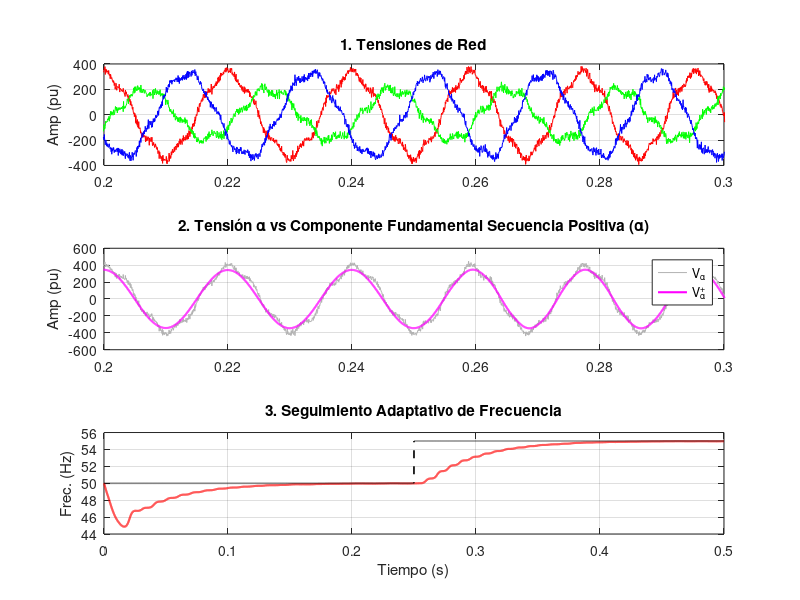
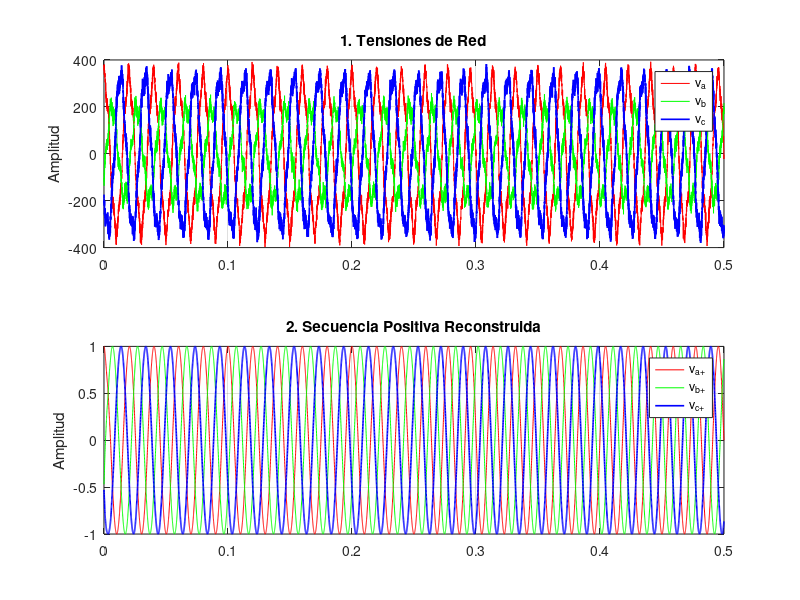
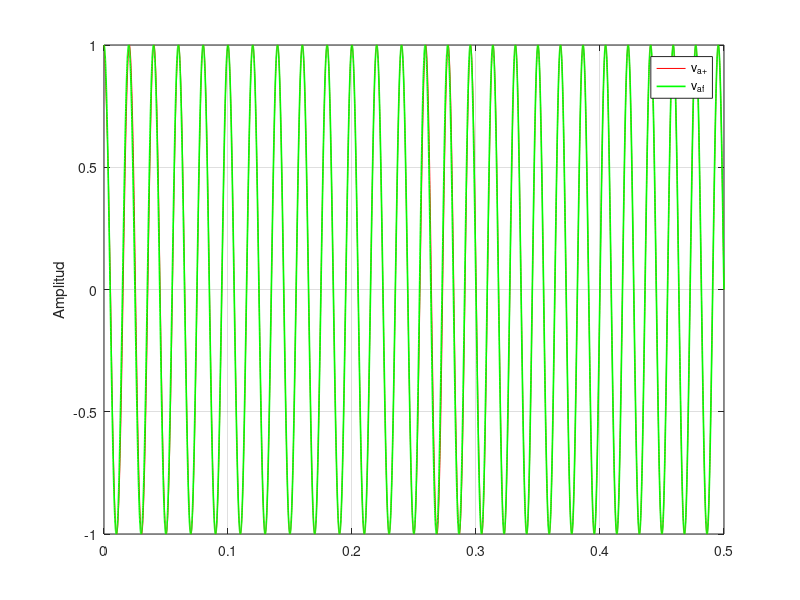

These charts were generated, in order, by the following MATLAB code:
clear; clc; close all;

%% 1. PARÁMETROS
fs = 20000;           
Ts = 1/fs;
T_sim = 0.5;            
t = 0:Ts:T_sim-Ts;        
N = length(t);
Vrms = 230;
V_peak = Vrms*sqrt(2);
f0 = 50;

% Vector de frecuencia de la red
f_real = f0 * ones(1, N);              
f_real(t >= 0.25) = 55;              

% Acumulador de fase para generar la onda
theta_grid = cumsum(2*pi * f_real * Ts);

% Nivel de ruido 
nivel_ruido = 0.05*V_peak;

% Generación de red
va = V_peak*1.0 * cos(theta_grid)          + V_peak*0.1 * cos(5*theta_grid)          + nivel_ruido * randn(1, N);
vb = V_peak*0.6 * cos(theta_grid - 2*pi/3) + V_peak*0.1 * cos(5*theta_grid - 2*pi/3) + nivel_ruido * randn(1, N);
vc = V_peak*1.0 * cos(theta_grid + 2*pi/3) + V_peak*0.1 * cos(5*theta_grid + 2*pi/3) + nivel_ruido * randn(1, N);
vaf = 1.0 * cos(theta_grid);

%% 2. Inicialización del Bucle
% Vector de armónicos
h_vec = [1, 3, 5, 7, 11]; 
num_states = 2 * length(h_vec); % 10 estados

% Matrices filtro de Kalman
H = [1, 0, 1, 0, 1, 0, 1, 0, 1, 0]; % [1 0 1 0 1 0 1 0 1 0]
Q = eye(num_states) * 0.05 * V_peak^2;  % Varianza proceso
R = 200.0 * V_peak^2;                   % Varianza medida

% Cálculo de la Ganancia Fija K_ss (Ver Kalman_gain.m)
K_ss = [0.0212114523557097;
            -0.00135635734998024;
             0.0208354350660645;
            -0.00420119767529548;
             0.0198628676435200;
            -0.00756517714779267;
             0.0170379017504671;
            -0.0127072939778248;
             0.0175215105854129;
            -0.0120317115618000];;
% Estados
xa = zeros(num_states, 1);
xb = zeros(num_states, 1);
xw1 = 0; xw2 = 0;

%Ganacia del estimador
w_nom = 2 * pi * 50.0;
w_est = w_nom;
Kw = 0.052; Ku = 20.0;

%% 3. Bucle
for k = 1:N
    % A. Transformada de Clarke
    valpha = sqrt(2/3) * (va(k) - 0.5*vb(k) - 0.5*vc(k));
    vbeta  = sqrt(2/3) * (sqrt(3)/2 * vb(k) - sqrt(3)/2 * vc(k));
    
    % B. Matriz A dinámica
    A = zeros(num_states, num_states);
    for i = 1:length(h_vec)
        h = h_vec(i);
        idx = 2*i - 1;
        cos_w = cos(h * w_est * Ts);
        sin_w = sin(h * w_est * Ts);
        A(idx:idx+1, idx:idx+1) = [cos_w, -sin_w; sin_w, cos_w];
    end
    
    % C. Predicción KF
    xa_pred = A * xa;
    xb_pred = A * xb;
    
    % D. Corrección KF
    xa = xa_pred + K_ss * (valpha - H * xa_pred);
    xb = xb_pred + K_ss * (vbeta  - H * xb_pred);
    
    % E. Extracción NPSF
    va_pos = 0.5 * (xa(1) - xb(2));
    vb_pos = 0.5 * (xa(2) + xb(1));
    
    norm_v = sqrt(va_pos^2 + vb_pos^2);

    sync_sin = vb_pos / norm_v;
    sync_cos = va_pos / norm_v;
    
    % F. Transfomrada inversa de Clarke 
    va_clean(k) = sync_cos;
    vb_clean(k) = (-0.5 * sync_cos + (sqrt(3)/2) * sync_sin);
    vc_clean(k) = (-0.5 * sync_cos - (sqrt(3)/2) * sync_sin);
    
    % G. Estimador Frecuencia
    cos_1 = cos(w_est * Ts);
    sin_1 = sin(w_est * Ts);
    
    yw_k = (-xw1 + cos_1 * xw2 + Kw * sync_sin) / (1 + Kw);
    eps_k = sync_sin - yw_k;
    den = (sin_1 * xw2)^2 + yw_k^2 + 1e-6;
    eps_bar_k = (Kw * sin_1 * eps_k * xw2) / den;
    
    w_est = w_est - Ku * eps_bar_k;
      
    xw1_next = xw2;
    xw2_next = -xw1 + 2 * cos_1 * xw2 + Kw * eps_k;
    xw1 = xw1_next; xw2 = xw2_next;
    
    log_va_p(k) = va_pos;
    log_sync(k) = sync_sin;
    log_f(k)    = w_est / (2*pi);
    log_valpha(k) = valpha;
end

%% 6. Gráficas
figure;
subplot(3,1,1);
plot(t, va, 'r', t, vb, 'g', t, vc, 'b');
title('1. Tensiones de Red');
ylabel('Amp (pu)'); grid on; xlim([0.2 0.3]);

subplot(3,1,2);
plot(t, log_valpha, 'Color', [0.7 0.7 0.7]); hold on;
plot(t, log_va_p, 'm', 'LineWidth', 1.5);
title('2. Tensión \alpha vs Componente Fundamental Secuencia Positiva (\alpha)');
legend('V_{\alpha}', 'V_{\alpha}^+');
ylabel('Amp (pu)'); grid on; xlim([0.2 0.3]);

subplot(3,1,3);
plot(t, log_f, 'r', 'LineWidth', 1.5); hold on;
plot(t, f_real, 'k--', 'LineWidth', 1.2);
title('3. Seguimiento Adaptativo de Frecuencia');
xlabel('Tiempo (s)'); ylabel('Frec. (Hz)'); grid on; xlim([0 0.5]);

figure;
subplot(2,1,1);
plot(t, va, 'r', t, vb, 'g', t, vc, 'b', 'LineWidth', 1.2);
title('1. Tensiones de Red');
legend('v_a', 'v_b', 'v_c');
ylabel('Amplitud');
grid on;

subplot(2,1,2);
plot(t, va_clean, 'r', t, vb_clean, 'g', t, vc_clean, 'b', 'LineWidth', 1.2);
title('2. Secuencia Positiva Reconstruida');
legend('v_{a+}', 'v_{b+}', 'v_{c+}');
ylabel('Amplitud');
grid on;


figure;
plot(t, va_clean, 'r', t, vaf, 'g', 'LineWidth', 1.2);
legend('v_{a+}', 'v_{af}');
ylabel('Amplitud');
grid on;
